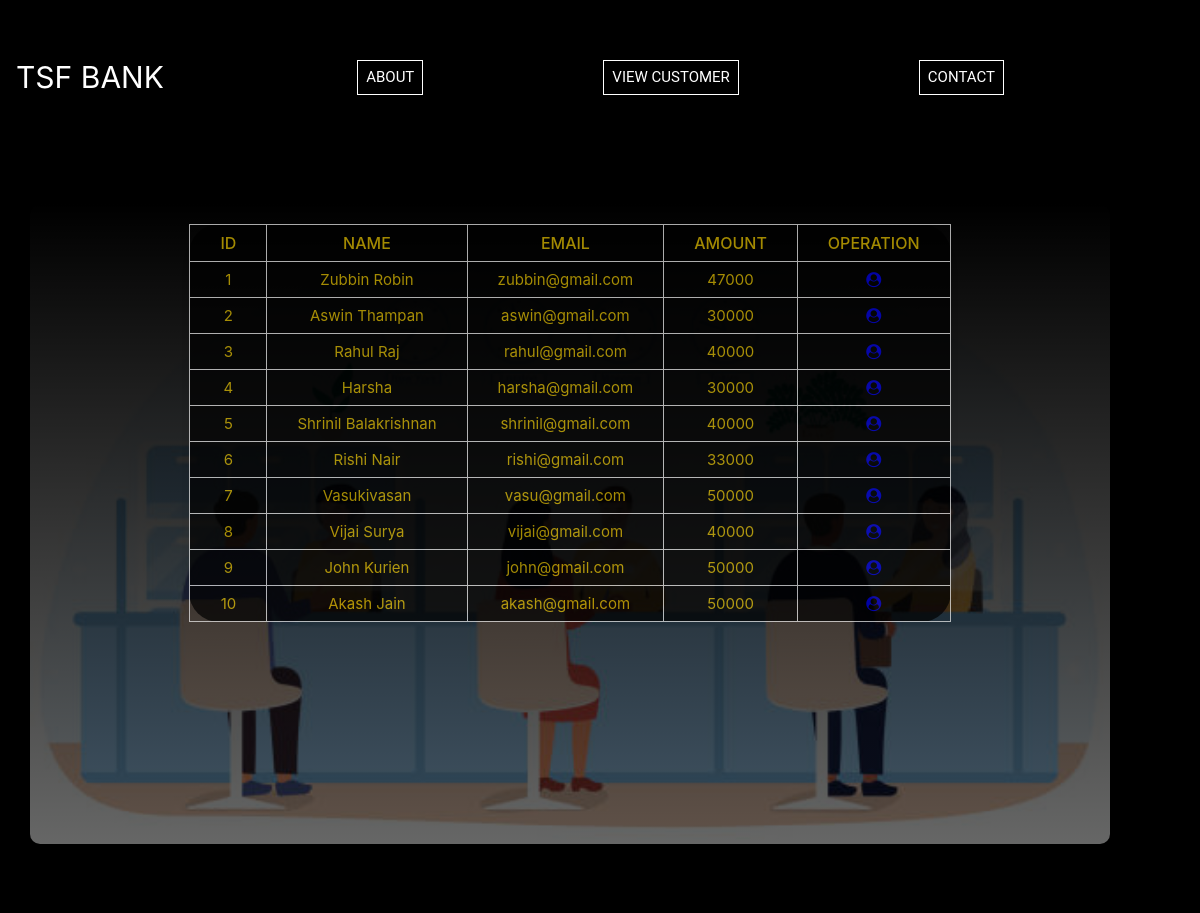
Page /viewcustomers.php on the committed database.
### tables this page shows
CREATE TABLE `users` (
  `id` int(3) NOT NULL,
  `name` text NOT NULL,
  `email` varchar(30) NOT NULL,
  `balance` int(8) NOT NULL
);

### viewcustomers.php (the view, shortened to what this page needs)
<html>
<head>
<link rel="stylesheet" href="https://maxcdn.bootstrapcdn.com/bootstrap/4.5.2/css/bootstrap.min.css">
<link rel="stylesheet" href="https://cdnjs.cloudflare.com/ajax/libs/font-awesome/4.7.0/css/font-awesome.min.css">
</head>
<body>
<div class="main_div">
     <div class="navbar navbar-expand-md">
      <a href="#" class="navbar-brand">TSF BANK</a>
       <div class="collapse navbar-collapse " id="collapsenavbar">
          <ul class="navbar-nav ml-auto">
              <li class="nav-item">
                  <a href="index.php" class="nav-link ">ABOUT</a></li>
              <li class="nav-item">
                  <a href="viewcustomers.php" class="nav-link ">VIEW CUSTOMER</a></li>
              <li class="nav-item">
                  <a href="#" class="nav-link">CONTACT</a></li>
               </ul>
        </div>
     </div>
          <div class="display_table">
                 <h1>Customer Details</h1>
                 <div class="center_div">
               <div class="table-responsive">
                    <table>
                    <thead>
                     <tr>
                     <th>ID</th>
                      <th>Name</th>
                      <th>Email</th>
                       <th>Amount</th>
                      <th colspan="2">operation</th>
                    </tr>
                    </thead>
                   <tbody>
                  </div>
          <?php
          include 'connection.php';
          $selectquery = "select * from users";
          $query = mysqli_query($con,$selectquery);
           while($res = mysqli_fetch_array($query))
          {
            ?>
               <tr>
               <td><?php  echo $res['id']; ?></td>
               <td><?php echo $res['name']; ?></td>
               <td><?php echo $res['email']; ?></td>
               <td><?php echo $res['balance']; ?></td>
              <td><a href="transfermoney.php?idtransfer=<?php  echo $res['id']; ?>" ><i class=" fa fa-user-circle large" aria-hidden="true" style="color:blue;"></i></a></td>
               </tr>
             <?php
          }
           ?>
</div>
</div>
</div>
</body>
</html>

### viewcustomers.php (style rules this page uses)
* { margin:0; padding:0; box-sizing:border-box; }
.navbar-brand { font-style: bold; color : white; text-align: center; font-size:30px }
.navbar { display: flex; justify-content: center; list-style: none; margin-top: 0px; text-align: center; padding-top: 50px; background: black; }
.navbar li { display: inline-block; text-align: center; }
.navbar li a { color: white; text-decoration: none; padding: 5px ; margin-right: 180px ; font-family: "Roboto", sans-serif; font-size: 15px; text-align: center; }
.navbar li.nav-item a { border: 1px solid white; }
.main_div { width:100%; height:100vh; }
.display_table { width:100vw; height:100vh; display:flex; flex-direction:column; justify-content: center; text-align:center; background:black; }
.center_div { width:90vw; height:80vh; background-image:linear-gradient(rgba(0,0,0,1),rgba(0,1,0,0.6)),url(images/teller.jpg); background-repeat:no-repeat; background-size:100%; padding:20px 0 0 0; box-shadow:0 10px 20px 0 rgba(0,1,0,0.1); border-radius:10px; margin-left:30px; border-color:yellow; }
h1 { font-size:18px; color:#000; text-align:center; margin-top:-20px; margin-bottom:20px; }
table { border-collapse:collapse; background-color:black; box-shadow:0 10px 20px 0 rgba(1,1,0,0.03); border-radius: 30px; border-collapse:collapse; table-layout:fixed; opacity:0.7; color:#FFD700 font-weight:bold; margin:auto; }
th,td { border:1px solid #f2f2f2; padding:8px 30px; text-align:center; opacity:0.9; color:#FFD700; }
th { text-transform:uppercase; font-weight:500; }
td { font-size:15px; }

### rows in the picture
users: id "1", name "Zubbin Robin", email "zubbin@gmail.com", balance "47000"
users: id "2", name "Aswin Thampan", email "aswin@gmail.com", balance "30000"
users: id "3", name "Rahul Raj", email "rahul@gmail.com", balance "40000"
users: id "4", name "Harsha", email "harsha@gmail.com", balance "30000"
users: id "5", name "Shrinil Balakrishnan", email "shrinil@gmail.com", balance "40000"
users: id "6", name "Rishi Nair", email "rishi@gmail.com", balance "33000"
users: id "7", name "Vasukivasan", email "vasu@gmail.com", balance "50000"
users: id "8", name "Vijai Surya", email "vijai@gmail.com", balance "40000"
users: id "9", name "John Kurien", email "john@gmail.com", balance "50000"
users: id "10", name "Akash Jain", email "akash@gmail.com", balance "50000"
